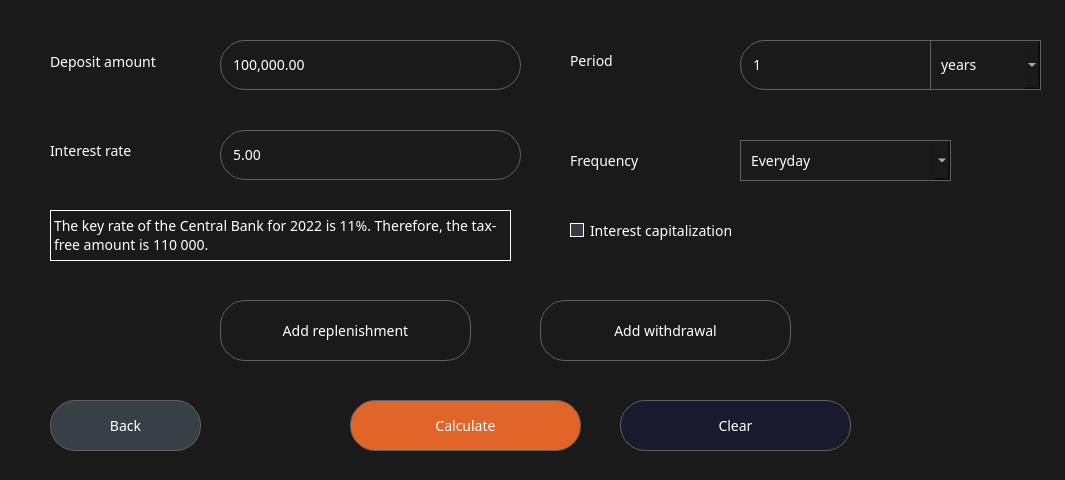
<?xml version="1.0" encoding="UTF-8"?>
<ui version="4.0">
 <class>DepositCalcView</class>
 <widget class="QWidget" name="DepositCalcView">
  <property name="windowModality">
   <enum>Qt::ApplicationModal</enum>
  </property>
  <property name="geometry">
   <rect>
    <x>0</x>
    <y>0</y>
    <width>1065</width>
    <height>480</height>
   </rect>
  </property>
  <property name="minimumSize">
   <size>
    <width>1065</width>
    <height>480</height>
   </size>
  </property>
  <property name="maximumSize">
   <size>
    <width>1065</width>
    <height>480</height>
   </size>
  </property>
  <property name="windowTitle">
   <string>Deposit Calculator</string>
  </property>
  <property name="styleSheet">
   <string notr="true">QWidget {
	background-color: #191A19;
	color: white;
	font-family: Sans-serif;
	font-size: 14px;
}

QLineEdit {
	border: 1px solid #606060;
	border-radius: 25px;
	padding-left: 10px;
}

QTextBrowser {
	padding-left: 10px;
}

QPushButton {
	border: 1px solid #606060;
	border-radius: 25px;
}

QPushButton::hover {
	background-color: #444444;
}

QPushButton::pressed {
	background-color: #282828;
}

QSpinBox {
	border: 1px solid #606060;
	border-radius: 25px;
	padding-left: 10px;
}

QDoubleSpinBox {
	border: 1px solid #606060;
	border-radius: 25px;
	padding-left: 10px;
}

QComboBox {
	border: 1px solid #606060;
	border-radius: 25px;
	padding-left: 10px;
}
QComboBox::item::selected {
	background-color: #444444;
}

QDateEdit {
	border: 1px solid #606060;
	border-radius: 20px;
	padding-left: 10px;
}</string>
  </property>
  <widget class="QPushButton" name="homeBtn">
   <property name="geometry">
    <rect>
     <x>50</x>
     <y>400</y>
     <width>151</width>
     <height>51</height>
    </rect>
   </property>
   <property name="styleSheet">
    <string notr="true">QPushButton {
	background-color: #374045;
}

QPushButton::hover {
	background-color: #3A4750;
}

QPushButton::pressed {
	background-color: #303841;
}</string>
   </property>
   <property name="text">
    <string>Back</string>
   </property>
  </widget>
  <widget class="QDoubleSpinBox" name="amountInputWidget">
   <property name="geometry">
    <rect>
     <x>220</x>
     <y>40</y>
     <width>301</width>
     <height>50</height>
    </rect>
   </property>
   <property name="font">
    <font>
     <family>Sans-serif</family>
     <pointsize>-1</pointsize>
    </font>
   </property>
   <property name="locale">
    <locale language="English" country="UnitedStates"/>
   </property>
   <property name="frame">
    <bool>true</bool>
   </property>
   <property name="buttonSymbols">
    <enum>QAbstractSpinBox::NoButtons</enum>
   </property>
   <property name="showGroupSeparator" stdset="0">
    <bool>true</bool>
   </property>
   <property name="decimals">
    <number>2</number>
   </property>
   <property name="minimum">
    <double>0.010000000000000</double>
   </property>
   <property name="maximum">
    <double>10000000000.000000000000000</double>
   </property>
   <property name="value">
    <double>100000.000000000000000</double>
   </property>
  </widget>
  <widget class="QLabel" name="amountLabel">
   <property name="geometry">
    <rect>
     <x>50</x>
     <y>50</y>
     <width>161</width>
     <height>23</height>
    </rect>
   </property>
   <property name="font">
    <font>
     <family>Sans-serif</family>
     <pointsize>-1</pointsize>
    </font>
   </property>
   <property name="autoFillBackground">
    <bool>false</bool>
   </property>
   <property name="text">
    <string>Deposit amount</string>
   </property>
  </widget>
  <widget class="QComboBox" name="periodTypeWidget">
   <property name="geometry">
    <rect>
     <x>930</x>
     <y>40</y>
     <width>111</width>
     <height>50</height>
    </rect>
   </property>
   <property name="font">
    <font>
     <family>Sans-serif</family>
     <pointsize>-1</pointsize>
    </font>
   </property>
   <property name="contextMenuPolicy">
    <enum>Qt::DefaultContextMenu</enum>
   </property>
   <property name="autoFillBackground">
    <bool>false</bool>
   </property>
   <property name="styleSheet">
    <string notr="true">border-radius:0;</string>
   </property>
   <property name="editable">
    <bool>false</bool>
   </property>
   <property name="currentText">
    <string>years</string>
   </property>
   <property name="currentIndex">
    <number>0</number>
   </property>
   <property name="maxVisibleItems">
    <number>2</number>
   </property>
   <property name="insertPolicy">
    <enum>QComboBox::InsertAtBottom</enum>
   </property>
   <property name="sizeAdjustPolicy">
    <enum>QComboBox::AdjustToContentsOnFirstShow</enum>
   </property>
   <property name="minimumContentsLength">
    <number>0</number>
   </property>
   <property name="placeholderText">
    <string/>
   </property>
   <property name="duplicatesEnabled">
    <bool>false</bool>
   </property>
   <property name="frame">
    <bool>true</bool>
   </property>
   <property name="modelColumn">
    <number>0</number>
   </property>
   <item>
    <property name="text">
     <string>years</string>
    </property>
   </item>
   <item>
    <property name="text">
     <string>months</string>
    </property>
   </item>
  </widget>
  <widget class="QSpinBox" name="periodInputWidget">
   <property name="geometry">
    <rect>
     <x>740</x>
     <y>40</y>
     <width>191</width>
     <height>50</height>
    </rect>
   </property>
   <property name="font">
    <font>
     <family>Sans-serif</family>
     <pointsize>-1</pointsize>
    </font>
   </property>
   <property name="styleSheet">
    <string notr="true">border-top-right-radius: 0;
border-bottom-right-radius: 0;
</string>
   </property>
   <property name="frame">
    <bool>true</bool>
   </property>
   <property name="buttonSymbols">
    <enum>QAbstractSpinBox::NoButtons</enum>
   </property>
   <property name="minimum">
    <number>1</number>
   </property>
   <property name="maximum">
    <number>50</number>
   </property>
   <property name="singleStep">
    <number>1</number>
   </property>
   <property name="value">
    <number>1</number>
   </property>
  </widget>
  <widget class="QLabel" name="periodLabel">
   <property name="geometry">
    <rect>
     <x>570</x>
     <y>50</y>
     <width>71</width>
     <height>21</height>
    </rect>
   </property>
   <property name="font">
    <font>
     <family>Sans-serif</family>
     <pointsize>-1</pointsize>
    </font>
   </property>
   <property name="autoFillBackground">
    <bool>false</bool>
   </property>
   <property name="text">
    <string>Period</string>
   </property>
  </widget>
  <widget class="QLabel" name="rateLabel">
   <property name="geometry">
    <rect>
     <x>50</x>
     <y>140</y>
     <width>131</width>
     <height>21</height>
    </rect>
   </property>
   <property name="font">
    <font>
     <family>Sans-serif</family>
     <pointsize>-1</pointsize>
    </font>
   </property>
   <property name="autoFillBackground">
    <bool>false</bool>
   </property>
   <property name="text">
    <string>Interest rate</string>
   </property>
  </widget>
  <widget class="QDoubleSpinBox" name="rateInputWidget">
   <property name="geometry">
    <rect>
     <x>220</x>
     <y>130</y>
     <width>301</width>
     <height>50</height>
    </rect>
   </property>
   <property name="font">
    <font>
     <family>Sans-serif</family>
     <pointsize>-1</pointsize>
    </font>
   </property>
   <property name="locale">
    <locale language="English" country="UnitedStates"/>
   </property>
   <property name="frame">
    <bool>true</bool>
   </property>
   <property name="buttonSymbols">
    <enum>QAbstractSpinBox::NoButtons</enum>
   </property>
   <property name="showGroupSeparator" stdset="0">
    <bool>true</bool>
   </property>
   <property name="decimals">
    <number>2</number>
   </property>
   <property name="minimum">
    <double>0.010000000000000</double>
   </property>
   <property name="maximum">
    <double>1000.000000000000000</double>
   </property>
   <property name="value">
    <double>5.000000000000000</double>
   </property>
  </widget>
  <widget class="QLabel" name="frequencyLabel">
   <property name="geometry">
    <rect>
     <x>570</x>
     <y>150</y>
     <width>111</width>
     <height>21</height>
    </rect>
   </property>
   <property name="font">
    <font>
     <family>Sans-serif</family>
     <pointsize>-1</pointsize>
    </font>
   </property>
   <property name="autoFillBackground">
    <bool>false</bool>
   </property>
   <property name="text">
    <string>Frequency</string>
   </property>
  </widget>
  <widget class="QComboBox" name="frequencyTypeWidget">
   <property name="geometry">
    <rect>
     <x>740</x>
     <y>140</y>
     <width>211</width>
     <height>41</height>
    </rect>
   </property>
   <property name="font">
    <font>
     <family>Sans-serif</family>
     <pointsize>-1</pointsize>
    </font>
   </property>
   <property name="contextMenuPolicy">
    <enum>Qt::DefaultContextMenu</enum>
   </property>
   <property name="autoFillBackground">
    <bool>false</bool>
   </property>
   <property name="styleSheet">
    <string notr="true">border-radius:0;</string>
   </property>
   <property name="editable">
    <bool>false</bool>
   </property>
   <property name="currentText">
    <string>Everyday</string>
   </property>
   <property name="currentIndex">
    <number>0</number>
   </property>
   <property name="maxVisibleItems">
    <number>7</number>
   </property>
   <property name="insertPolicy">
    <enum>QComboBox::InsertAtBottom</enum>
   </property>
   <property name="sizeAdjustPolicy">
    <enum>QComboBox::AdjustToContentsOnFirstShow</enum>
   </property>
   <property name="minimumContentsLength">
    <number>0</number>
   </property>
   <property name="placeholderText">
    <string/>
   </property>
   <property name="duplicatesEnabled">
    <bool>false</bool>
   </property>
   <property name="frame">
    <bool>true</bool>
   </property>
   <property name="modelColumn">
    <number>0</number>
   </property>
   <item>
    <property name="text">
     <string>Everyday</string>
    </property>
   </item>
   <item>
    <property name="text">
     <string>Monthly</string>
    </property>
   </item>
  </widget>
  <widget class="QCheckBox" name="capitalCheck">
   <property name="geometry">
    <rect>
     <x>570</x>
     <y>210</y>
     <width>231</width>
     <height>41</height>
    </rect>
   </property>
   <property name="autoFillBackground">
    <bool>false</bool>
   </property>
   <property name="styleSheet">
    <string notr="true">QCheckBox::indicator {
	border: 1px solid white;
}

QCheckBox::indicator:checked {
	border: none;
	background-color: #E16428;
}

QCheckBox::indicator:unchecked {
	border: 1px solid white;
	background-color: rgb(61, 56, 70);
}

</string>
   </property>
   <property name="text">
    <string>Interest capitalization</string>
   </property>
   <property name="checked">
    <bool>false</bool>
   </property>
   <property name="autoRepeat">
    <bool>false</bool>
   </property>
   <property name="autoExclusive">
    <bool>false</bool>
   </property>
   <property name="tristate">
    <bool>false</bool>
   </property>
  </widget>
  <widget class="QPushButton" name="equalBtn">
   <property name="geometry">
    <rect>
     <x>350</x>
     <y>400</y>
     <width>231</width>
     <height>51</height>
    </rect>
   </property>
   <property name="styleSheet">
    <string notr="true">QPushButton {
	background-color: #E16428;
}

QPushButton::hover {
	background-color: #ff8000;
}

QPushButton::pressed {
	background-color: #b35900;
}</string>
   </property>
   <property name="text">
    <string>Calculate</string>
   </property>
  </widget>
  <widget class="QDoubleSpinBox" name="interestOutputWidget">
   <property name="geometry">
    <rect>
     <x>170</x>
     <y>510</y>
     <width>181</width>
     <height>50</height>
    </rect>
   </property>
   <property name="font">
    <font>
     <family>Sans-serif</family>
     <pointsize>-1</pointsize>
    </font>
   </property>
   <property name="locale">
    <locale language="English" country="UnitedStates"/>
   </property>
   <property name="frame">
    <bool>true</bool>
   </property>
   <property name="buttonSymbols">
    <enum>QAbstractSpinBox::NoButtons</enum>
   </property>
   <property name="showGroupSeparator" stdset="0">
    <bool>true</bool>
   </property>
   <property name="decimals">
    <number>2</number>
   </property>
   <property name="minimum">
    <double>0.000000000000000</double>
   </property>
   <property name="maximum">
    <double>10000000000.000000000000000</double>
   </property>
   <property name="value">
    <double>0.000000000000000</double>
   </property>
  </widget>
  <widget class="QLabel" name="interestOutputLabel">
   <property name="geometry">
    <rect>
     <x>30</x>
     <y>520</y>
     <width>121</width>
     <height>21</height>
    </rect>
   </property>
   <property name="font">
    <font>
     <family>Sans-serif</family>
     <pointsize>-1</pointsize>
    </font>
   </property>
   <property name="autoFillBackground">
    <bool>false</bool>
   </property>
   <property name="text">
    <string>Interest charges</string>
   </property>
  </widget>
  <widget class="QLabel" name="taxInfoLabel">
   <property name="geometry">
    <rect>
     <x>50</x>
     <y>210</y>
     <width>461</width>
     <height>51</height>
    </rect>
   </property>
   <property name="font">
    <font>
     <family>Sans-serif</family>
     <pointsize>-1</pointsize>
    </font>
   </property>
   <property name="autoFillBackground">
    <bool>false</bool>
   </property>
   <property name="styleSheet">
    <string notr="true">QLabel {
	border: 1px solid white;
}</string>
   </property>
   <property name="text">
    <string>&lt;html&gt;&lt;head/&gt;&lt;body&gt;&lt;p&gt;The key rate of the Central Bank for 2022 is 11%. Therefore, the tax-free amount is 110 000.&lt;/p&gt;&lt;/body&gt;&lt;/html&gt;</string>
   </property>
   <property name="wordWrap">
    <bool>true</bool>
   </property>
  </widget>
  <widget class="QDoubleSpinBox" name="taxOutputWidget">
   <property name="geometry">
    <rect>
     <x>430</x>
     <y>510</y>
     <width>211</width>
     <height>50</height>
    </rect>
   </property>
   <property name="font">
    <font>
     <family>Sans-serif</family>
     <pointsize>-1</pointsize>
    </font>
   </property>
   <property name="locale">
    <locale language="English" country="UnitedStates"/>
   </property>
   <property name="frame">
    <bool>true</bool>
   </property>
   <property name="buttonSymbols">
    <enum>QAbstractSpinBox::NoButtons</enum>
   </property>
   <property name="showGroupSeparator" stdset="0">
    <bool>true</bool>
   </property>
   <property name="decimals">
    <number>2</number>
   </property>
   <property name="minimum">
    <double>0.000000000000000</double>
   </property>
   <property name="maximum">
    <double>10000000000.000000000000000</double>
   </property>
   <property name="value">
    <double>0.000000000000000</double>
   </property>
  </widget>
  <widget class="QLabel" name="taxLabel">
   <property name="geometry">
    <rect>
     <x>370</x>
     <y>520</y>
     <width>41</width>
     <height>21</height>
    </rect>
   </property>
   <property name="font">
    <font>
     <family>Sans-serif</family>
     <pointsize>-1</pointsize>
    </font>
   </property>
   <property name="autoFillBackground">
    <bool>false</bool>
   </property>
   <property name="text">
    <string>Tax</string>
   </property>
  </widget>
  <widget class="QLabel" name="depositAmountLabel">
   <property name="geometry">
    <rect>
     <x>660</x>
     <y>500</y>
     <width>161</width>
     <height>71</height>
    </rect>
   </property>
   <property name="font">
    <font>
     <family>Sans-serif</family>
     <pointsize>-1</pointsize>
    </font>
   </property>
   <property name="autoFillBackground">
    <bool>false</bool>
   </property>
   <property name="text">
    <string>&lt;html&gt;&lt;head/&gt;&lt;body&gt;&lt;p&gt;Deposit amount by the end of the term&lt;/p&gt;&lt;/body&gt;&lt;/html&gt;</string>
   </property>
   <property name="wordWrap">
    <bool>true</bool>
   </property>
  </widget>
  <widget class="QDoubleSpinBox" name="depAmountOutputWidget">
   <property name="geometry">
    <rect>
     <x>840</x>
     <y>510</y>
     <width>201</width>
     <height>51</height>
    </rect>
   </property>
   <property name="font">
    <font>
     <family>Sans-serif</family>
     <pointsize>-1</pointsize>
    </font>
   </property>
   <property name="locale">
    <locale language="English" country="Kenya"/>
   </property>
   <property name="frame">
    <bool>true</bool>
   </property>
   <property name="buttonSymbols">
    <enum>QAbstractSpinBox::NoButtons</enum>
   </property>
   <property name="showGroupSeparator" stdset="0">
    <bool>true</bool>
   </property>
   <property name="decimals">
    <number>2</number>
   </property>
   <property name="minimum">
    <double>0.000000000000000</double>
   </property>
   <property name="maximum">
    <double>10000000000.000000000000000</double>
   </property>
   <property name="value">
    <double>0.000000000000000</double>
   </property>
  </widget>
  <widget class="QPushButton" name="tableBtn">
   <property name="geometry">
    <rect>
     <x>390</x>
     <y>610</y>
     <width>261</width>
     <height>51</height>
    </rect>
   </property>
   <property name="styleSheet">
    <string notr="true">background-color: #414141;</string>
   </property>
   <property name="text">
    <string>Payment schedule</string>
   </property>
  </widget>
  <widget class="QPushButton" name="clearBtn">
   <property name="geometry">
    <rect>
     <x>620</x>
     <y>400</y>
     <width>231</width>
     <height>51</height>
    </rect>
   </property>
   <property name="styleSheet">
    <string notr="true">QPushButton {
	background-color: #1A1A2E;
}

QPushButton::hover {
	background-color: #0F3460;
}

QPushButton::pressed {
	background-color: #0A043C;
}</string>
   </property>
   <property name="text">
    <string>Clear</string>
   </property>
  </widget>
  <widget class="QPushButton" name="replBtn">
   <property name="geometry">
    <rect>
     <x>220</x>
     <y>300</y>
     <width>251</width>
     <height>61</height>
    </rect>
   </property>
   <property name="styleSheet">
    <string notr="true">text-align: center;</string>
   </property>
   <property name="text">
    <string>Add replenishment</string>
   </property>
  </widget>
  <widget class="QPushButton" name="withdrawBtn">
   <property name="geometry">
    <rect>
     <x>540</x>
     <y>300</y>
     <width>251</width>
     <height>61</height>
    </rect>
   </property>
   <property name="styleSheet">
    <string notr="true">text-align: center;</string>
   </property>
   <property name="text">
    <string>Add withdrawal</string>
   </property>
   <property name="autoDefault">
    <bool>false</bool>
   </property>
   <property name="default">
    <bool>false</bool>
   </property>
  </widget>
 </widget>
 <resources/>
 <connections/>
</ui>
